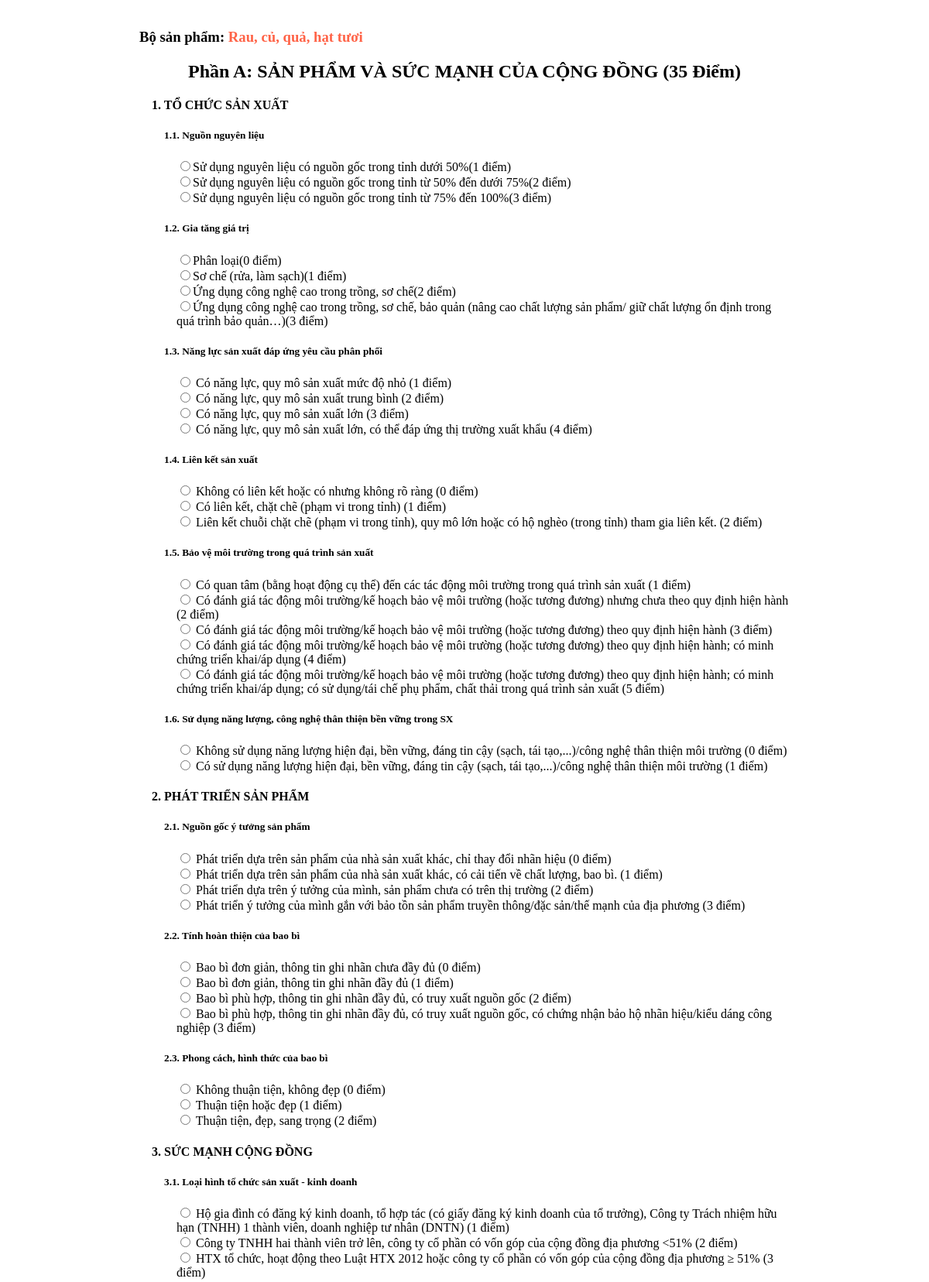
Page /?url=Product/DanhGia/1 (upper part) on the committed database.
### tables this page shows
CREATE TABLE `tb_bo_tieu_chi` (
  `id` int(11) NOT NULL,
  `id_phan` int(11) NOT NULL,
  `phan` text NOT NULL,
  `id_nhom_tc` int(11) NOT NULL,
  `nhom_tc` text NOT NULL,
  `id_tieu_chi` int(11) NOT NULL,
  `tieu_chi` text NOT NULL,
  `id_lua_chon` int(11) NOT NULL,
  `lua_chon` text NOT NULL,
  `diem` int(11) NOT NULL,
  `time` timestamp NULL DEFAULT CURRENT_TIMESTAMP
);

### mvc/controller/ProductController.php (called while the page is built, shortened)
<?php
    class Product extends Controller{
        function DanhGia($id){
            $model = $this->model('PhieuDanhGia');
            $object = $model->get($id);
            $name = $model->getName($id);
            $this->view("Product/PhieuDanhGia",["data" => $object, "name"=>$name]);
        }
    }

### mvc/core/app.php (called while the page is built, shortened)
<?php
    class App{
        var $action;
        var $params=[];
        private $defaultController = "Home";
        private $defaultAction = "Welcome";
        function __construct(){
            $url = $this->getProcess();
            $temp = array_shift($url);
            if(file_exists('./mvc/controller/'.$temp.'Controller.php')){
                 $this->controller= $temp;
                 $temp = array_shift($url);
                 require_once './mvc/controller/'.$this->controller.'Controller.php';
                 if(method_exists($this->controller,$temp)){
                    $this->action = $temp;
                    $this->params = array_values($url);
                 }
                 else{
                     $this->action = $this->defaultAction;
                 }
            }else{
                 $this->controller = $this->defaultController;
                 $this->action=$this->defaultAction;
                 require_once './mvc/controller/'.$this->controller.'Controller.php';
            }
            $obj = new $this->controller;
            call_user_func_array([$obj,$this->action],$this->params);
        }
        function getProcess(){
            $url = explode('/',filter_var(trim($_GET['url'])));
            return $url;
        }
    }

### index.php (called while the page is built, shortened)
<?php
    $app = new App();
?>

### mvc/core/DataBaseHandler.php (called while the page is built, shortened)
<?php
    class DB{
        var $host;
        var $user;
        var $pass;
        var $dbName;
        var $conn;
        function __construct(){
            $this->dbName = Config::$dbName;
            $this->host = Config::$dbHost;
            $this->user = Config::$dbUser;
            $this->pass = Config::$dbPass;
            $this->conn = null;
        }
        function getConnection(){
            if($this->conn == null){
                $this->conn = new mysqli($this->host,$this->user,$this->pass, $this->dbName);
                $this->conn->set_charset("UTF8");
            }
            return $this->conn;
        }
        function select($sql){
            $result = null;
            if($this->conn){
                $result = $this->conn->query($sql);
            }
            return $result;
        }
        function closeConnection(){
            if($this->conn){
                $this->conn = null;
            }
        }
    }

### mvc/models/PhieuDanhGia.php (called while the page is built, shortened)
<?php
    class PhieuDanhGia extends DB{
        function get($id){
            $sql = "select distinct id_phan, phan from tb_bo_tieu_chi where id='$id'";
            $parts = $this->select($sql);
            $result=[];
            foreach($parts as $part){
                $partRow = [
                    "id"=>$part["id_phan"],
                    "content" =>$part["phan"]
                ];
                $sql = "select distinct id_nhom_tc,nhom_tc from tb_bo_tieu_chi where id = '$id' and id_phan = '".$partRow['id']."' ";
                $groups = $this->select($sql);
                $groupSet=[];
                foreach($groups as $group){
                    $groupRow = [
                        'id' =>$group["id_nhom_tc"],
                        'content' => $group["nhom_tc"]
                    ];
                    $sql = "select distinct id_tieu_chi,tieu_chi from tb_bo_tieu_chi where id = '$id' and id_phan = '".$partRow['id']."' and id_nhom_tc = '".$groupRow['id']."'";
                    $cacTieuChi = $this->select($sql);
                    $tieuChiSet=[];
                    foreach($cacTieuChi as $tieuChi){
                        $tieuChiRow=[
                            'id' => $tieuChi['id_tieu_chi'],
                            'content' => $tieuChi['tieu_chi']
                        ];
                        $sql = "select id_lua_chon, lua_chon, diem from tb_bo_tieu_chi where id = '$id'
                            and id_phan = '".$partRow['id']."' and id_nhom_tc = '".$groupRow['id']."'
                            and id_tieu_chi = '".$tieuChiRow['id']."'
                            ";
                        $choices = $this->select($sql);
                        $choiceSet=[];
                        foreach($choices as $choice){
                            $choiceRow = [
                                'id' => $choice['id_lua_chon'],
                                'content' => $choice['lua_chon'],
                                'score' => $choice['diem']
                            ];
                            $choiceSet[]=$choiceRow;
                        }
                        $tieuChiRow['choices'] =$choiceSet;
                        $tieuChiSet[]=$tieuChiRow;
                    }
                    $groupRow["children"] = $tieuChiSet;
                    $groupSet[] = $groupRow;
                }
                $partRow["children"] = $groupSet;
                $result[] = $partRow;
            }
            return $result;
        }
    }

### mvc/views/Product/PhieuDanhGia.php (the view, shortened to what this page needs)
<!DOCTYPE html>
<html lang="en">
<head>
</head>
<body>
    <h3>Bộ sản phẩm: <span id="name"><?php echo $params['name']?></span></h3>
    <form id="form" action="./TestLinhTinh/recieve.php" method="post">
        <?php
            $phieu = $params['data'];
            foreach($phieu as $phan){
                echo '<h2>'.$phan['content'].'</h2>';
                $nhomTC = $phan['children'];
                foreach($nhomTC as $nhom){
                    echo '<h4>'.$nhom['content'].'</h4>';
                    $cacTC = $nhom['children'];
                    foreach($cacTC as $tc){
                        echo "<h5>".$tc['content']."</h5>";
                        $choices = $tc['choices'];
                        foreach($choices as $choice){
                            echo '<div>';
                            echo '<input type="radio" name="tieuchi['.$phan['id'].']['.$nhom['id'].']['.$tc['id'].']" value = "'.$choice['id'].'-'.$choice['score'].'"';
                            echo 'id="">';
                            echo '<span>'.$choice['content'].'('.$choice['score'].' điểm)</span>';
                            echo '</div>';
                        }
                    }
                }
            }
        ?>
    </form>
</body>
</html>

### mvc/core/Controller.php (shortened to what this page needs)
<?php
class Controller{
    function view($view, $params = []){
        $filePath = './mvc/views/'.$view.'.php';
        if(file_exists($filePath)){
            require_once $filePath;
        }
    }
}

### mvc/views/Product/PhieuDanhGia.php (style rules this page uses)
body { margin: 0 auto; width: 70%; }
h2 { text-align:center; }
h4 { margin-left: 1rem; }
h5 { margin-left: 2rem; }
div { margin-left: 3rem; }
#name { color: tomato; }

### rows in the picture
tb_bo_tieu_chi: lua_chon "Sử dụng nguyên liệu có nguồn gốc trong tỉnh dưới 50%", score "1"
tb_bo_tieu_chi: lua_chon "Sử dụng nguyên liệu có nguồn gốc trong tỉnh từ 50% đến dưới 75%", score "2"
tb_bo_tieu_chi: lua_chon "Sử dụng nguyên liệu có nguồn gốc trong tỉnh từ 75% đến 100%", score "3"
tb_bo_tieu_chi: lua_chon "Phân loại", diem "0"
tb_bo_tieu_chi: lua_chon "Sơ chế (rửa, làm sạch)", diem "1"
tb_bo_tieu_chi: lua_chon "Ứng dụng công nghệ cao trong trồng, sơ chế", diem "2"
tb_bo_tieu_chi: lua_chon "Có năng lực, quy mô sản xuất mức độ nhỏ", score "1"
tb_bo_tieu_chi: lua_chon "Có năng lực, quy mô sản xuất trung bình", score "2"
tb_bo_tieu_chi: lua_chon "Có năng lực, quy mô sản xuất lớn", score "3"
tb_bo_tieu_chi: lua_chon "Có năng lực, quy mô sản xuất lớn, có thể đáp ứng thị trường xuất khẩu", score "4"
tb_bo_tieu_chi: lua_chon "Không có liên kết hoặc có nhưng không rõ ràng", diem "0"
tb_bo_tieu_chi: lua_chon "Có liên kết, chặt chẽ (phạm vi trong tỉnh)", diem "1"
tb_bo_tieu_chi: lua_chon "Liên kết chuỗi chặt chẽ (phạm vi trong tỉnh), quy mô lớn hoặc có hộ nghèo (trong tỉnh) tham gia liên kết.", diem "2"
tb_bo_tieu_chi: lua_chon "Có quan tâm (bằng hoạt động cụ thể) đến các tác động môi trường trong quá trình sản xuất", score "1"
tb_bo_tieu_chi: lua_chon "Có đánh giá tác động môi trường/kế hoạch bảo vệ môi trường (hoặc tương đương) nhưng chưa theo quy định hiện hành", score "2"
tb_bo_tieu_chi: lua_chon "Có đánh giá tác động môi trường/kế hoạch bảo vệ môi trường (hoặc tương đương) theo quy định hiện hành", score "3"
tb_bo_tieu_chi: lua_chon "Không sử dụng năng lượng hiện đại, bền vững, đáng tin cậy (sạch, tái tạo,...)/công nghệ thân thiện môi trường", diem "0"
tb_bo_tieu_chi: lua_chon "Có sử dụng năng lượng hiện đại, bền vững, đáng tin cậy (sạch, tái tạo,...)/công nghệ thân thiện môi trường", diem "1"
tb_bo_tieu_chi: lua_chon "Phát triển dựa trên sản phẩm của nhà sản xuất khác, chỉ thay đổi nhãn hiệu", diem "0"
tb_bo_tieu_chi: lua_chon "Phát triển dựa trên sản phẩm của nhà sản xuất khác, có cải tiến về chất lượng, bao bì.", diem "1"
tb_bo_tieu_chi: lua_chon "Phát triển dựa trên ý tưởng của mình, sản phẩm chưa có trên thị trường", diem "2"
tb_bo_tieu_chi: lua_chon "Phát triển ý tưởng của mình gắn với bảo tồn sản phẩm truyền thông/đặc sản/thế mạnh của địa phương", diem "3"
tb_bo_tieu_chi: lua_chon "Bao bì đơn giản, thông tin ghi nhãn chưa đầy đủ", diem "0"
tb_bo_tieu_chi: lua_chon "Bao bì đơn giản, thông tin ghi nhãn đầy đủ", diem "1"
tb_bo_tieu_chi: lua_chon "Bao bì phù hợp, thông tin ghi nhãn đầy đủ, có truy xuất nguồn gốc", diem "2"
tb_bo_tieu_chi: lua_chon "Bao bì phù hợp, thông tin ghi nhãn đầy đủ, có truy xuất nguồn gốc, có chứng nhận bảo hộ nhãn hiệu/kiểu dáng công nghiệp", diem "3"
tb_bo_tieu_chi: lua_chon "Không thuận tiện, không đẹp", diem "0"
tb_bo_tieu_chi: lua_chon "Thuận tiện hoặc đẹp", diem "1"
tb_bo_tieu_chi: lua_chon "Thuận tiện, đẹp, sang trọng", diem "2"
tb_bo_tieu_chi: lua_chon "Công ty TNHH hai thành viên trở lên, công ty cổ phần có vốn góp của cộng đồng địa phương <51%", score "2"
tb_bo_tieu_chi: lua_chon "HTX tổ chức, hoạt động theo Luật HTX 2012 hoặc công ty cổ phần có vốn góp của cộng đồng địa phương ≥ 51%", score "3"

### other values in the picture
$params['name'] "Rau, củ, quả, hạt tươi"
$phan['content'] "Phần A: SẢN PHẨM VÀ SỨC MẠNH CỦA CỘNG ĐỒNG (35 Điểm)"
$nhom['content'] "1. TỔ CHỨC SẢN XUẤT"
$tc['content'] "1.1. Nguồn nguyên liệu"
$tc['content'] "1.2. Gia tăng giá trị"
$choice['content'] "Ứng dụng công nghệ cao trong trồng, sơ chế, bảo quản (nâng cao chất lượng sản phẩm/ giữ chất lượng ổn định trong quá trình bảo quản…)"
$choice['score'] "3"
$tc['content'] "1.3. Năng lực sản xuất đáp ứng yêu cầu phân phối"
$tc['content'] "1.4. Liên kết sản xuất"
$tc['content'] "1.5. Bảo vệ môi trường trong quá trình sản xuất"
$choice['content'] "Có đánh giá tác động môi trường/kế hoạch bảo vệ môi trường (hoặc tương đương) theo quy định hiện hành; có minh chứng triển khai/áp dụng"
$choice['score'] "4"
$choice['content'] "Có đánh giá tác động môi trường/kế hoạch bảo vệ môi trường (hoặc tương đương) theo quy định hiện hành; có minh chứng triển khai/áp dụng; có sử dụng/tái chế phụ phẩm, chất thải trong quá trình sản xuất"
$choice['score'] "5"
$tc['content'] "1.6. Sử dụng năng lượng, công nghệ thân thiện bền vững trong SX"
